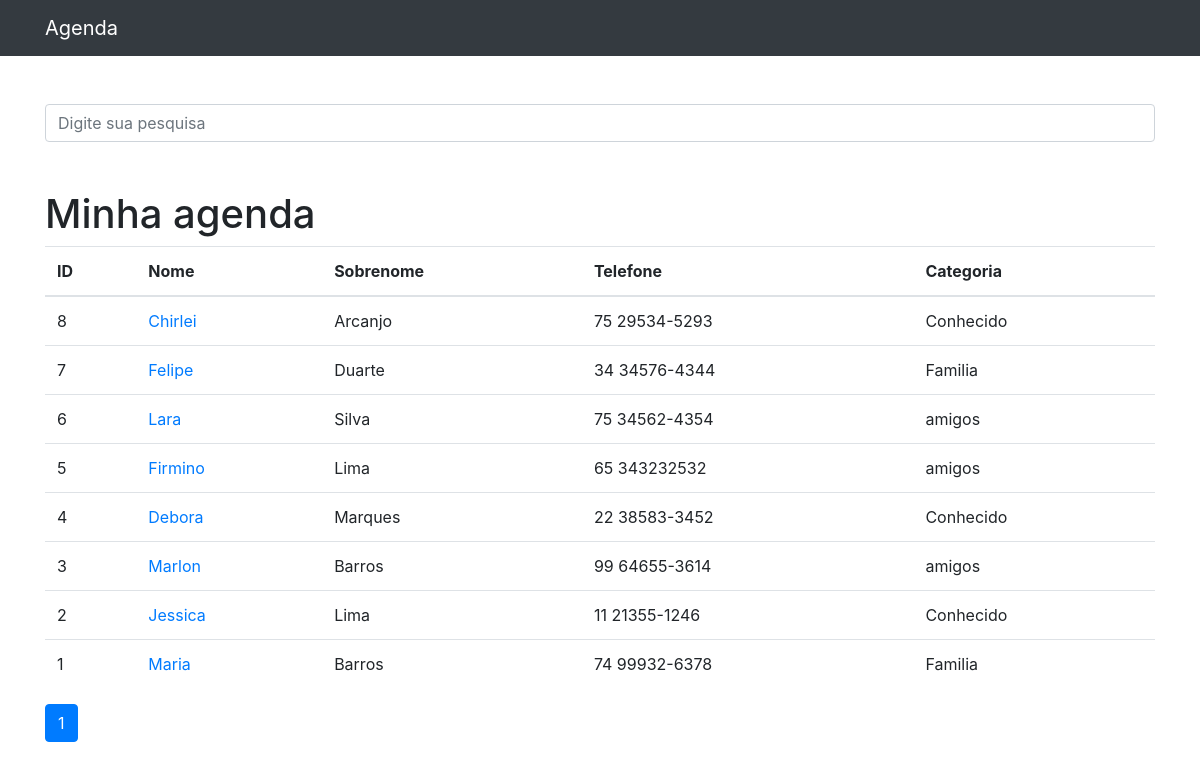
The app's page /, older data.
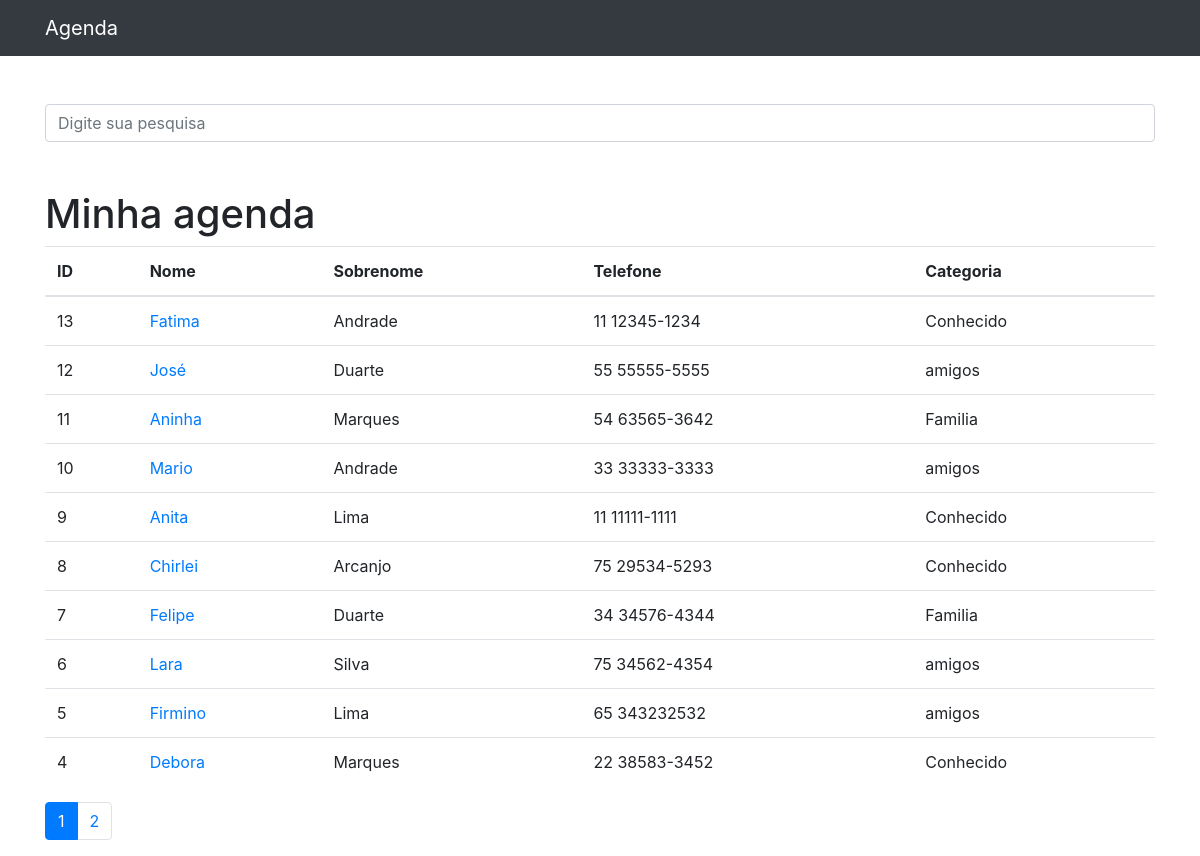
The same page, newer data.
### contatos/models.py (models this page shows, shortened)
class Contato(models.Model):
    nome = models.CharField(max_length=35)
    sobrenome = models.CharField(max_length=35, blank=True)
    telefone = models.CharField(max_length=20)
    email = models.CharField(max_length=100, blank=True)
    data_criacao = models.DateTimeField(default=timezone.now)
    descricao = models.TextField(blank=True)
    categoria = models.ForeignKey(Categoria, on_delete=models.DO_NOTHING)
    mostrar = models.BooleanField(default=True)
    foto = models.ImageField(blank=True, upload_to='fotos/%Y/%m/')

class Categoria(models.Model):
    nome = models.CharField(max_length=255)
    def __str__(self):
        return self.nome

### contatos/views.py (the view)
# urls.py: path('', views.index, name='index'),
def index(request):
    contatos = Contato.objects.order_by('-id').filter(
        mostrar=True
    )
    paginator = Paginator(contatos, 10)
    page = request.GET.get('p')
    contatos = paginator.get_page(page)
    return render(request, 'contatos/index.html', {
        'contatos': contatos
    })

### contatos/templates/contatos/index.html
{% extends 'base.html' %}
{%block 'conteudo'%}
<h1 class="mt-5">Minha agenda</h1>
<table class="table">
    <thead>
    <tr>
        <th>ID</th>
        <th>Nome</th>
        <th>Sobrenome</th>
        <th>Telefone</th>
        <th>Categoria</th>
    </tr>
    </thead>
    <tbody>
    {% for contato in contatos %}
    <tr>
        <td>{{ contato.id }}</td>
        <td>
            <a href="{% url 'detalhes' contato_id=contato.id %}">{{ contato.nome }}</a>
        </td>
        <td>{{ contato.sobrenome }}</td>
        <td>{{ contato.telefone }}</td>
        <td>{{ contato.categoria }}</td>
    </tr>
    {% endfor %}
    </tbody>
</table>
<nav aria-label="Page navigation example">
    <ul class="pagination">
        {% for pagina in contatos.paginator.page_range %}
            {% if contatos.number == pagina %}
            <li class="page-item active"><a
                    class="page-link" href="?p={{ pagina }}&termo={{ request.GET.termo }}">{{pagina}}</a>
            </li>
            {% else %}
            <li class="page-item"><a
                    class="page-link" href="?p={{ pagina }}&termo={{ request.GET.termo }}">{{pagina}}</a>
            </li>
            {% endif %}
        {% endfor %}
    </ul>
</nav>
{%endblock%}

Row changes from the older to the newer data that the page shows:
no longer on this page (row unchanged): Contato: id "3", nome "Marlon", sobrenome "Barros", telefone "99 64655-3614", categoria "amigos"
no longer on this page (row unchanged): Contato: id "2", nome "Jessica", sobrenome "Lima", telefone "11 21355-1246", categoria "Conhecido"
no longer on this page (row unchanged): Contato: id "1", nome "Maria", sobrenome "Barros", telefone "74 99932-6378", categoria "Familia"
added Contato: id "13", nome "Fatima", sobrenome "Andrade", telefone "11 12345-1234", categoria "Conhecido"
added Contato: id "12", nome "José", sobrenome "Duarte", telefone "55 55555-5555", categoria "amigos"
added Contato: id "11", nome "Aninha", sobrenome "Marques", telefone "54 63565-3642", categoria "Familia"
added Contato: id "10", nome "Mario", sobrenome "Andrade", telefone "33 33333-3333", categoria "amigos"
added Contato: id "9", nome "Anita", sobrenome "Lima", telefone "11 11111-1111", categoria "Conhecido"
Text that changed along with them:
new list line: "2"
